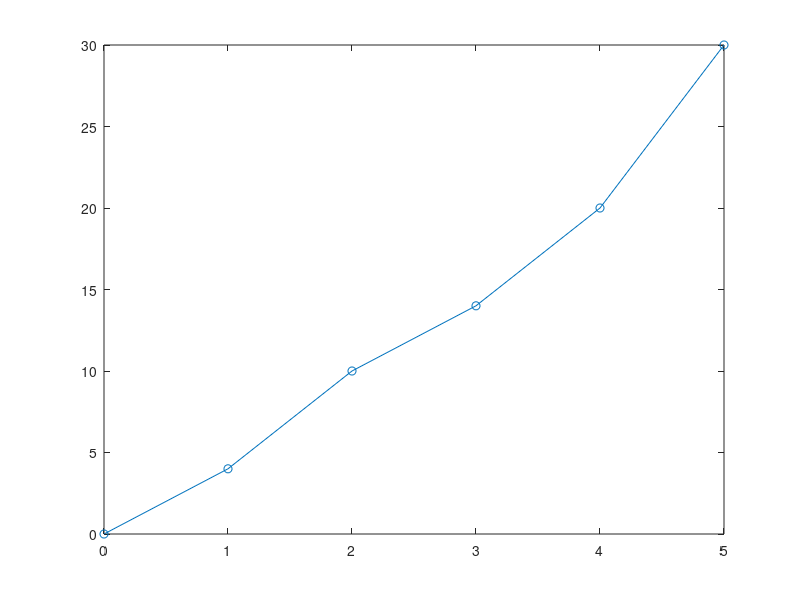

The MATLAB script that drew this image: (Note: this script raises an error after producing the figure.)
close all;

x = [0 1 2 3 4 5];
y = [0 4 10 14 20 30];

figure;
plot(x,y,'-o');
ax = gca;
ax.XTick = [0 1 2 3 4 5];
xlabel('Column');
ylabel('CDF of triangles per column');


y1 = [6 6 6 6 6 6];
y2 = [12 12 12 12 12 12];
y3 = [18 18 18 18 18 18];
y4 = [24 24 24 24 24 24];


figure;
hold on;
plot(x,y,'-o');
plot(x,y1,'--',x,y2,'--',x,y3,'--',x,y4,'--');
hold off;
ax = gca;
ax.XTick = [0 1 2 3 4 5];
xlabel('Column');
ylabel('CDF of triangles per column');